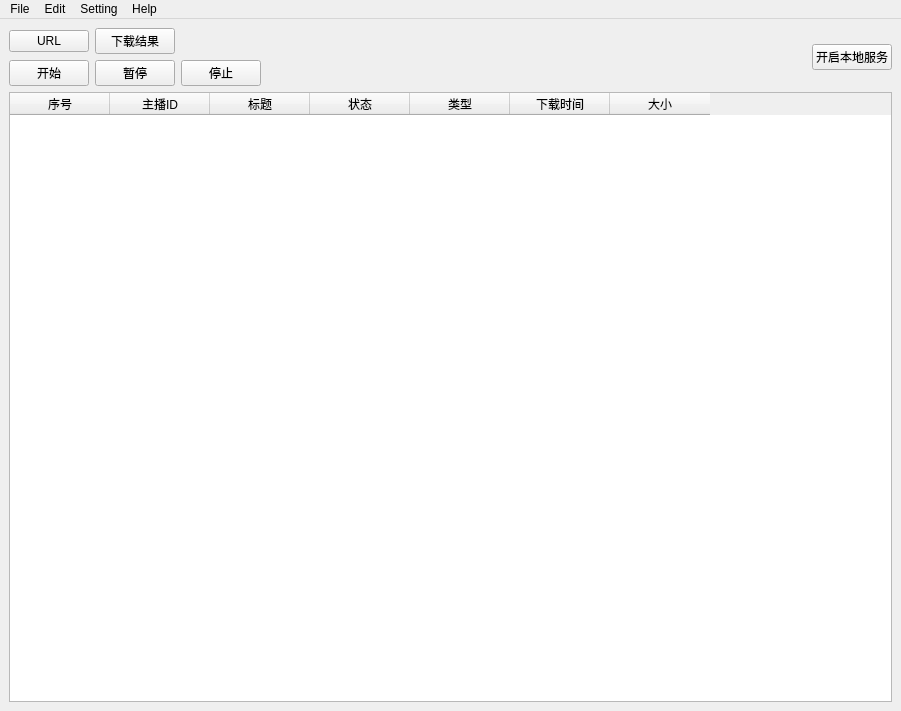
<?xml version="1.0" encoding="UTF-8"?>
<ui version="4.0">
 <class>DownloaderMain</class>
 <widget class="QMainWindow" name="DownloaderMain">
  <property name="geometry">
   <rect>
    <x>0</x>
    <y>0</y>
    <width>901</width>
    <height>711</height>
   </rect>
  </property>
  <property name="windowTitle">
   <string>Converter</string>
  </property>
  <widget class="QWidget" name="centralwidget">
   <layout class="QVBoxLayout" name="verticalLayout_3">
    <item>
     <layout class="QVBoxLayout" name="verticalLayout">
      <item>
       <layout class="QHBoxLayout" name="horizontalLayout">
        <item>
         <layout class="QVBoxLayout" name="verticalLayout_2">
          <item>
           <layout class="QHBoxLayout" name="horizontalLayout_2">
            <item>
             <widget class="QPushButton" name="URLsetting_btn">
              <property name="text">
               <string>URL</string>
              </property>
             </widget>
            </item>
            <item>
             <widget class="QPushButton" name="downloadresult_btn">
              <property name="text">
               <string>下载结果</string>
              </property>
             </widget>
            </item>
            <item>
             <spacer name="horizontalSpacer">
              <property name="orientation">
               <enum>Qt::Horizontal</enum>
              </property>
              <property name="sizeHint" stdset="0">
               <size>
                <width>40</width>
                <height>20</height>
               </size>
              </property>
             </spacer>
            </item>
           </layout>
          </item>
          <item>
           <layout class="QHBoxLayout" name="horizontalLayout_3">
            <item>
             <widget class="QPushButton" name="startdownload_btn_2">
              <property name="text">
               <string>开始</string>
              </property>
             </widget>
            </item>
            <item>
             <widget class="QPushButton" name="pausedownload_btn">
              <property name="text">
               <string>暂停</string>
              </property>
             </widget>
            </item>
            <item>
             <widget class="QPushButton" name="startdownload_btn">
              <property name="text">
               <string>停止</string>
              </property>
             </widget>
            </item>
            <item>
             <spacer name="horizontalSpacer_2">
              <property name="orientation">
               <enum>Qt::Horizontal</enum>
              </property>
              <property name="sizeHint" stdset="0">
               <size>
                <width>40</width>
                <height>20</height>
               </size>
              </property>
             </spacer>
            </item>
           </layout>
          </item>
         </layout>
        </item>
        <item>
         <widget class="QPushButton" name="startserver_btn">
          <property name="text">
           <string>开启本地服务</string>
          </property>
         </widget>
        </item>
       </layout>
      </item>
      <item>
       <widget class="QTableWidget" name="download_info_table_show">
        <column>
         <property name="text">
          <string>序号</string>
         </property>
        </column>
        <column>
         <property name="text">
          <string>主播ID</string>
         </property>
        </column>
        <column>
         <property name="text">
          <string>标题</string>
         </property>
        </column>
        <column>
         <property name="text">
          <string>状态</string>
         </property>
        </column>
        <column>
         <property name="text">
          <string>类型</string>
         </property>
        </column>
        <column>
         <property name="text">
          <string>下载时间</string>
         </property>
        </column>
        <column>
         <property name="text">
          <string>大小</string>
         </property>
        </column>
       </widget>
      </item>
     </layout>
    </item>
   </layout>
  </widget>
  <widget class="QMenuBar" name="menubar">
   <property name="geometry">
    <rect>
     <x>0</x>
     <y>0</y>
     <width>901</width>
     <height>23</height>
    </rect>
   </property>
   <widget class="QMenu" name="menuFile">
    <property name="title">
     <string>File</string>
    </property>
    <addaction name="actionQuit"/>
   </widget>
   <widget class="QMenu" name="menuEdit">
    <property name="title">
     <string>Edit</string>
    </property>
    <addaction name="actionURL"/>
   </widget>
   <widget class="QMenu" name="menuSetting">
    <property name="title">
     <string>Setting</string>
    </property>
    <addaction name="actionUser_Config"/>
    <addaction name="actionSystem_Config"/>
    <addaction name="actionServer_Config"/>
    <addaction name="separator"/>
   </widget>
   <widget class="QMenu" name="menuHelp">
    <property name="title">
     <string>Help</string>
    </property>
    <addaction name="actionAbout"/>
   </widget>
   <addaction name="menuFile"/>
   <addaction name="menuEdit"/>
   <addaction name="menuSetting"/>
   <addaction name="menuHelp"/>
  </widget>
  <action name="actionQuit">
   <property name="text">
    <string>Quit</string>
   </property>
  </action>
  <action name="actionAbout">
   <property name="text">
    <string>About</string>
   </property>
  </action>
  <action name="actionSystem_Config">
   <property name="text">
    <string>System Config</string>
   </property>
  </action>
  <action name="actionURL">
   <property name="text">
    <string>URL</string>
   </property>
  </action>
  <action name="actionUser_Config">
   <property name="text">
    <string>User Config</string>
   </property>
  </action>
  <action name="actionServer_Config">
   <property name="text">
    <string>Server Config</string>
   </property>
  </action>
 </widget>
 <resources/>
 <connections/>
</ui>
